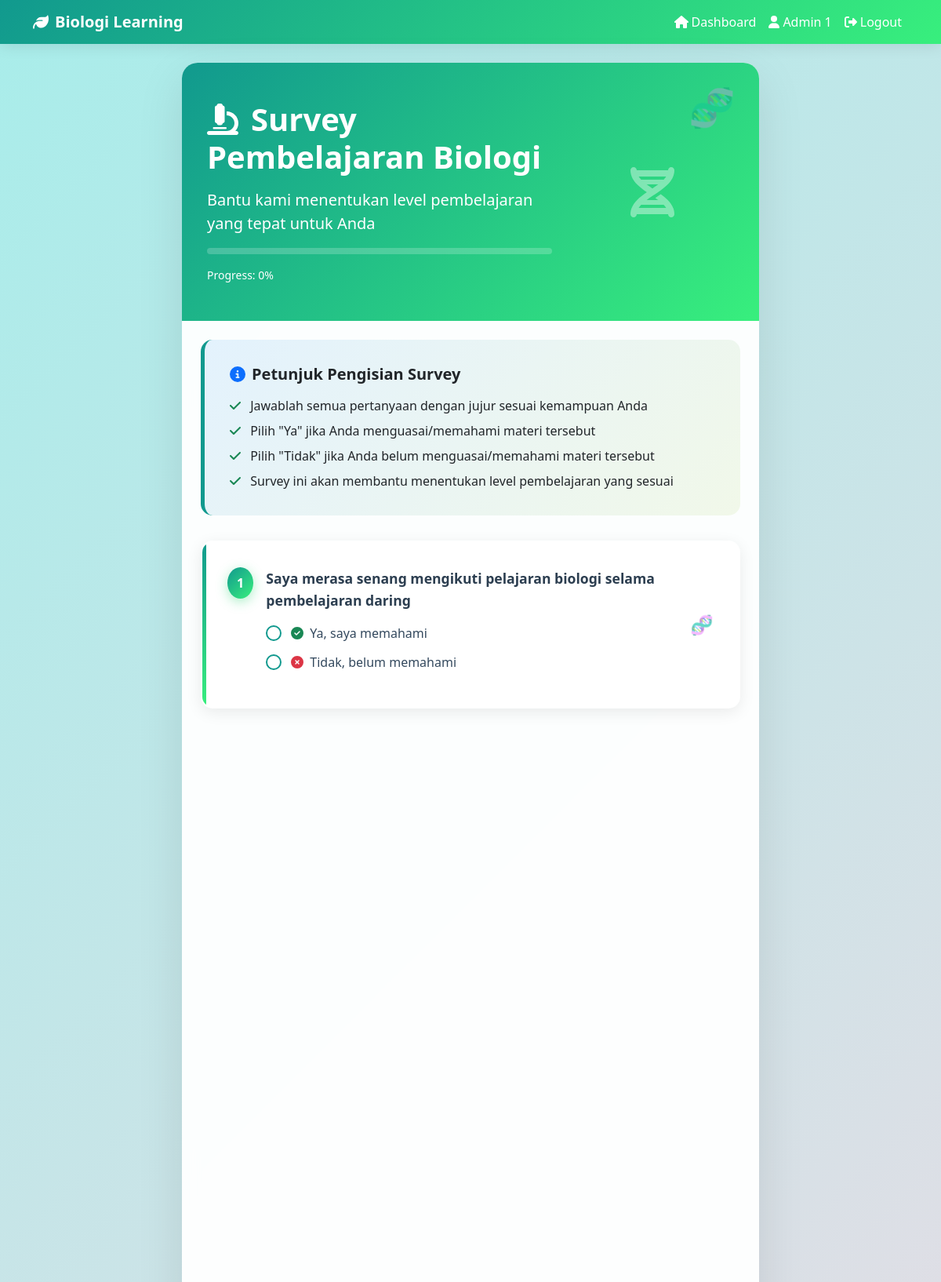
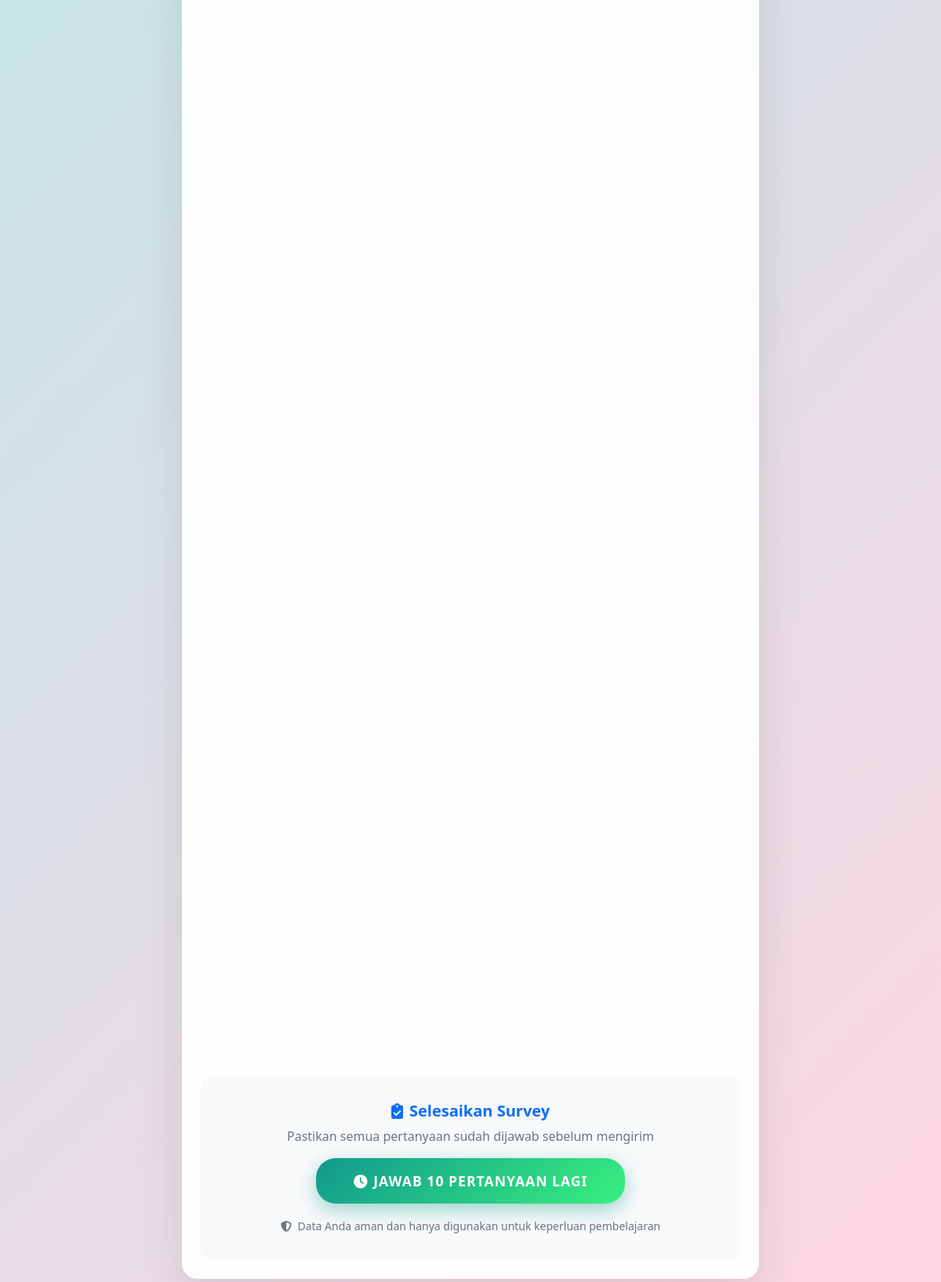
The app's page /student/survey.php (signed in) with its own data (2 pictures, top to bottom).
### tables this page shows
CREATE TABLE `survey_question` (
  `id` int NOT NULL,
  `question` varchar(255) NOT NULL,
  `category` enum('1','2') NOT NULL,
  `id_mapel` int NOT NULL
);

### student/survey.php (the view, shortened to what this page needs)
<?php
include('../config/db.php');
?>
<!doctype html>
<html class="no-js" lang="en" dir="ltr">
<head>
    <link href="https://cdn.jsdelivr.net/npm/bootstrap@5.2.3/dist/css/bootstrap.min.css" rel="stylesheet">
</head>
<body>
    <nav class="navbar navbar-expand-lg" style="background: var(--bio-primary); box-shadow: 0 2px 20px rgba(0,0,0,0.1);">
        <div class="container">
            <a class="navbar-brand text-white fw-bold" href="index.php">
                <i class="fas fa-leaf me-2"></i>Biologi Learning
            </a>
            <div class="collapse navbar-collapse" id="navbarNav">
                <ul class="navbar-nav ms-auto">
                    <li class="nav-item">
                        <a class="nav-link text-white" href="index.php">
                            <i class="fas fa-home me-1"></i>Dashboard
                        </a>
                    </li>
                    <li class="nav-item">
                        <a class="nav-link text-white" href="#">
                            <i class="fas fa-user me-1"></i><?php echo $_SESSION['name']; ?>
                        </a>
                    </li>
                    <li class="nav-item">
                        <a class="nav-link text-white" href="../sign-out.php">
                            <i class="fas fa-sign-out-alt me-1"></i>Logout
                        </a>
                    </li>
                </ul>
            </div>
        </div>
    </nav>
    <div class="container-fluid py-4">
        <div class="container">
            <div class="row justify-content-center">
                <div class="col-lg-8">
                    <div class="survey-container">
                        <div class="survey-header">
                            <div class="row align-items-center">
                                <div class="col-md-8">
                                    <h1 class="display-6 fw-bold mb-3">
                                        <i class="fas fa-microscope me-3"></i>Survey Pembelajaran Biologi
                                    </h1>
                                    <p class="lead mb-3">Bantu kami menentukan level pembelajaran yang tepat untuk Anda</p>
                                    <div class="progress-container">
                                    </div>
                                    <small class="d-block mt-2">Progress: <span id="progressText">0%</span></small>
                                </div>
                                <div class="col-md-4 text-center">
                                    <i class="fas fa-dna fa-4x" style="opacity: 0.4;"></i>
                                </div>
                            </div>
                        </div>
                        <div class="p-4">
                            <div class="instruction-card">
                                <h5 class="fw-bold mb-3">
                                    <i class="fas fa-info-circle text-primary me-2"></i>Petunjuk Pengisian Survey
                                </h5>
                                <ul class="list-unstyled mb-0">
                                    <li class="mb-2">
                                        <i class="fas fa-check text-success me-2"></i>
                                        Jawablah semua pertanyaan dengan jujur sesuai kemampuan Anda
                                    </li>
                                    <li class="mb-2">
                                        <i class="fas fa-check text-success me-2"></i>
                                        Pilih "Ya" jika Anda menguasai/memahami materi tersebut
                                    </li>
                                    <li class="mb-2">
                                        <i class="fas fa-check text-success me-2"></i>
                                        Pilih "Tidak" jika Anda belum menguasai/memahami materi tersebut
                                    </li>
                                    <li>
                                        <i class="fas fa-check text-success me-2"></i>
                                        Survey ini akan membantu menentukan level pembelajaran yang sesuai
                                    </li>
                                </ul>
                            </div>
                            <form action="../action/save-survey.php" method="POST" id="surveyForm">
                                <div id="questionsContainer">
                                    <?php
                                    $question = mysqli_query($conn, "SELECT * FROM survey_question ORDER BY id");
                                    $questions = mysqli_fetch_all($question, MYSQLI_ASSOC);
                                    foreach ($questions as $index => $q) {
                                    ?>
                                    <div class="question-card" data-question="<?php echo $index + 1; ?>">
                                        <div class="d-flex align-items-start">
                                            <div class="question-number">
                                                <?php echo $q['id']; ?>
                                            </div>
                                            <div class="flex-grow-1">
                                                <div class="question-text mb-3">
                                                    <?php echo $q['question']; ?>
                                                </div>
                                                <div class="options-container">
                                                    <div class="bio-radio">
                                                        <span class="bio-radio-custom"></span>
                                                        <label class="bio-radio-label" for="q<?php echo $q['id']; ?>_yes">
                                                            <i class="fas fa-check-circle text-success me-2"></i>Ya, saya memahami
                                                        </label>
                                                    </div>
                                                    <div class="bio-radio">
                                                        <span class="bio-radio-custom"></span>
                                                        <label class="bio-radio-label" for="q<?php echo $q['id']; ?>_no">
                                                            <i class="fas fa-times-circle text-danger me-2"></i>Tidak, belum memahami
                                                        </label>
                                                    </div>
                                                </div>
                                            </div>
                                            <div class="bio-icons">
                                                <?php
                                                $bioIcons = ['🧬', '🔬', '🦠', '🧪', '🌱', '🦎', '🐛', '🌿', '🧫', '🔍'];
                                                echo $bioIcons[($q['id'] - 1) % count($bioIcons)];
                                                ?>
                                            </div>
                                        </div>
                                    </div>
                                    <?php } ?>
                                </div>
                                <div class="submit-section">
                                    <div class="mb-3">
                                        <h5 class="fw-bold text-primary mb-2">
                                            <i class="fas fa-clipboard-check me-2"></i>Selesaikan Survey
                                        </h5>
                                        <p class="text-muted">Pastikan semua pertanyaan sudah dijawab sebelum mengirim</p>
                                    </div>
                                    <button type="submit" class="btn-submit-bio" id="submitBtn" disabled>
                                    </button>
                                    <div class="mt-3">
                                        <small class="text-muted">
                                            <i class="fas fa-shield-alt me-1"></i>
                                            Data Anda aman dan hanya digunakan untuk keperluan pembelajaran
                                        </small>
                                    </div>
                                </div>
                            </form>
                        </div>
                    </div>
                </div>
            </div>
        </div>
    </div>
</body>
</html>

### student/survey.php (style rules this page uses)
:root { --bio-primary: linear-gradient(135deg, #11998e 0%, #38ef7d 100%); --bio-secondary: linear-gradient(135deg, #667eea 0%, #764ba2 100%); --bio-accent: linear-gradient(135deg, #f093fb 0%, #f5576c 100%); --bio-success: linear-gradient(135deg, #4facfe 0%, #00f2fe 100%); --bio-leaf: #2ed573; --bio-plant: #7bed9f; --bio-dna: #70a1ff; }
body { background: linear-gradient(135deg, #a8edea 0%, #fed6e3 100%); font-family: 'Segoe UI', Tahoma, Geneva, Verdana, sans-serif; min-height: 100vh; }
.survey-container { background: rgba(255, 255, 255, 0.95); border-radius: 20px; box-shadow: 0 20px 60px rgba(0,0,0,0.1); backdrop-filter: blur(10px); overflow: hidden; position: relative; }
.survey-header { background: var(--bio-primary); color: white; padding: 3rem 2rem; position: relative; overflow: hidden; }
.survey-header::before { content: ''; position: absolute; top: -50%; right: -20%; width: 100px; height: 100px; animation: float 6s ease-in-out infinite; }
.survey-header::after { content: '🧬'; position: absolute; top: 20px; right: 30px; font-size: 3rem; opacity: 0.3; animation: rotate 10s linear infinite; }
.progress-container { background: rgba(255,255,255,0.2); border-radius: 10px; height: 8px; margin: 1rem 0; overflow: hidden; }
.question-card { background: white; border-radius: 15px; padding: 2rem; margin-bottom: 2rem; border: 2px solid transparent; transition: all 0.3s ease; position: relative; overflow: hidden; box-shadow: 0 5px 20px rgba(0,0,0,0.08); }
.question-card::before { content: ''; position: absolute; left: 0; top: 0; height: 100%; width: 5px; background: var(--bio-primary); border-radius: 0 5px 5px 0; }
.question-number { background: var(--bio-primary); color: white; width: 40px; height: 40px; border-radius: 50%; display: flex; align-items: center; justify-content: center; font-weight: bold; margin-right: 1rem; box-shadow: 0 4px 15px rgba(46, 213, 115, 0.4); }
.question-text { font-size: 1.1rem; font-weight: 600; color: #2c3e50; line-height: 1.6; }
.bio-radio { position: relative; margin: 0.8rem 0; padding-left: 2rem; }
.bio-radio-custom { position: absolute; left: 0; top: 2px; width: 20px; height: 20px; border: 2px solid #11998e; border-radius: 50%; background: white; transition: all 0.3s ease; }
.bio-radio-custom::after { content: ''; position: absolute; top: 50%; left: 50%; transform: translate(-50%, -50%) scale(0); width: 10px; height: 10px; border-radius: 50%; background: var(--bio-primary); transition: transform 0.2s ease; }
.bio-radio-label { font-weight: 500; color: #34495e; cursor: pointer; transition: color 0.3s ease; }
.submit-section { background: #f8f9fa; border-radius: 15px; padding: 2rem; text-align: center; margin-top: 2rem; }
.btn-submit-bio { background: var(--bio-primary); color: white; border: none; padding: 1rem 3rem; border-radius: 25px; font-size: 1.1rem; font-weight: 600; text-transform: uppercase; letter-spacing: 1px; transition: all 0.3s ease; box-shadow: 0 8px 25px rgba(17, 153, 142, 0.4); position: relative; overflow: hidden; }
.btn-submit-bio::before { content: ''; position: absolute; top: 0; left: -100%; width: 100%; height: 100%; background: linear-gradient(90deg, transparent, rgba(255,255,255,0.3), transparent); transition: left 0.5s; }
.bio-icons { position: absolute; right: 2rem; top: 50%; transform: translateY(-50%); font-size: 1.5rem; opacity: 0.6; }
.instruction-card { background: linear-gradient(135deg, #e3f2fd 0%, #f1f8e9 100%); border-radius: 15px; padding: 2rem; margin-bottom: 2rem; border-left: 5px solid #11998e; }

### records on screen
survey_question: id "1", question "Saya merasa senang mengikuti pelajaran biologi selama pembelajaran daring", id "🧬"

### other values on screen
$_SESSION['name'] "Admin 1"
